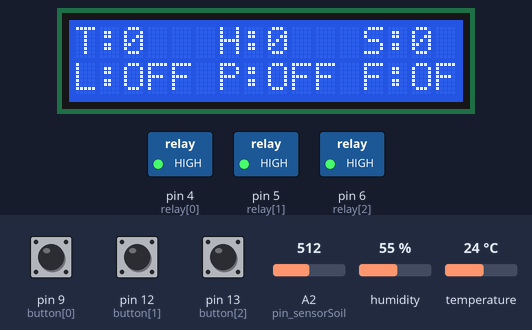
The sketch below on a simulated Arduino Nano, built with avr-gcc and run on an emulated ATmega328P. On the bench: 16×2 character LCD, switched loads named in the sketch (green lamp = pin HIGH). The inputs (shaded band) are chosen by the test bench; at power-on: pin 12 (button[1]) LOW, pin 13 (button[2]) LOW, pin 9 (button[0]) HIGH, A2 (pin_sensorSoil) = 512, humidity 55 %, temperature 24 °C. What the sketch prints to the serial monitor is not drawn.

Above: at 1.2 s.
1.3 s: pin 12 (button[1]) pulled HIGH for 0.15 s
At 2.5 s:
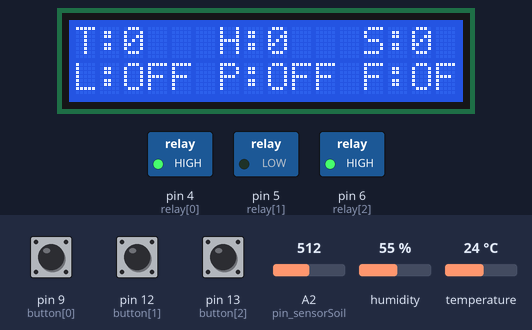
2.9 s: pin 13 (button[2]) pulled HIGH for 0.15 s
At 4.2 s:
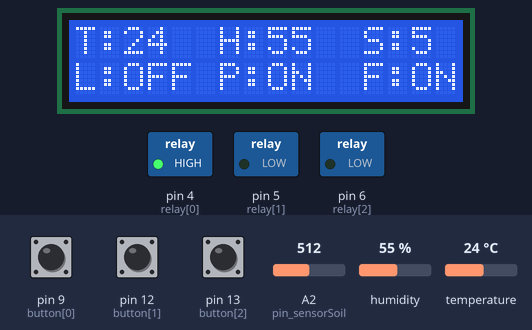
4.5 s: pin 12 (button[1]) pulled HIGH for 1 s
At 5.1 s:
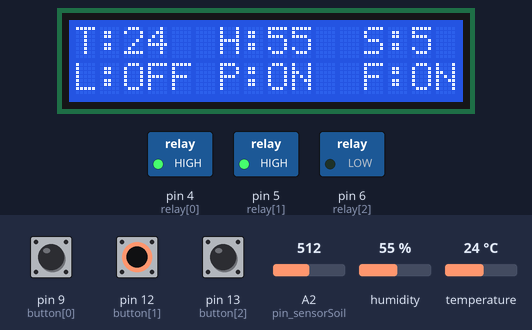
7.0 s: pin 13 (button[2]) pulled HIGH for 1 s
At 8.3 s:
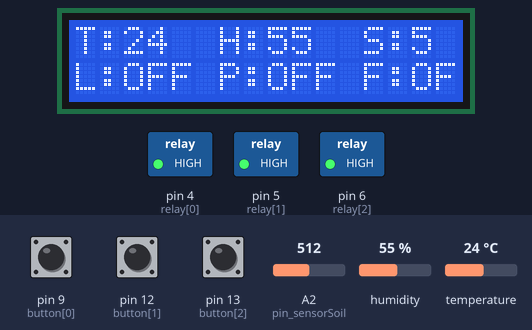
9.5 s: pin 12 (button[1]) driven HIGH and pin 13 (button[2]) driven HIGH
At 10.4 s:
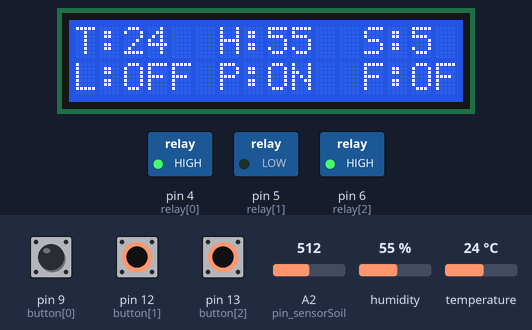
11.1 s: pin 9 (button[0]) pulled LOW for 0.15 s
At 12.4 s:
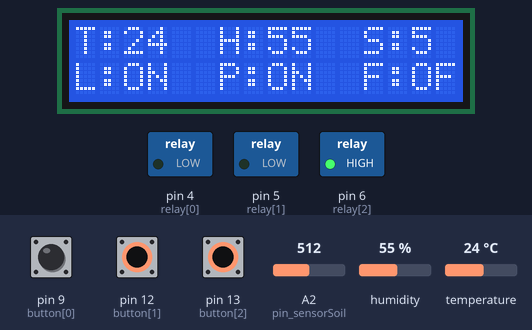
Timing chart, 0 to 13.8 s (numbered marks = the images above; inputs shaded):
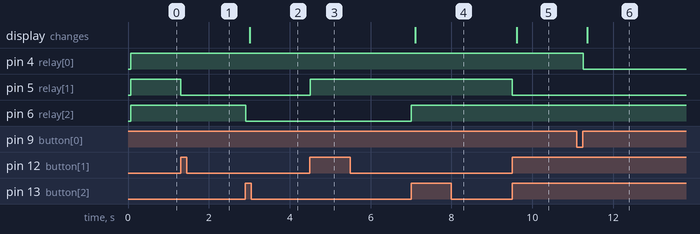

The sketch:

main.ino
```cpp
#include "function.h"

void setup() {
  initFunction();
}

void loop() {
  dislayLCD();
  if (ss.available()!=0){
    char temp= ss.read();
    if (temp=='a'){
      sendDataSensor();
    } else {
      String payLoad = "";
      payLoad = temp;
      while(ss.available()!=0){
         temp = ss.read();
         payLoad += temp;
         delay(10);
      }
      Serial.println("Payload: " + payLoad);
      pareJson_Data(payLoad);
    }
  }
  controlDevice_Button();
  //delay(1000);
  readSensor_DHT();
  readSensor_Soil();
}
```

function.h
```cpp
#include <SoftwareSerial.h>
#include <LiquidCrystal_I2C.h>
#include "DHT.h"
#include <ArduinoJson.h>
#include <Arduino_JSON.h>
#include <Adafruit_Sensor.h>

SoftwareSerial ss(10,11); // RX, TX

#define pin_dht A3
#define pin_sensorSoil A2

const int DHT_type = DHT22;  //Khai báo loại cảm biến, có 2 loại là DHT11 và DHT22
DHT dht(pin_dht, DHT_type);
LiquidCrystal_I2C lcd(0x27,16,2);

const int button[5] = {9, 12, 13};
const int relay[5] = {4, 5, 6};
int statusRelay[5] = {1,1,1};

float Temp = 0;         // bien nhan gia tri nhiet do tu DHT22
float Humi = 0;         // bien nhan gia tri do am tu DHT22
int sensorSoil = 0;   // bien nhan gia tri do am dat tu cam bien do am dat
bool checkLCD = true;
/*--------------------init function--------------------*/
void initFunction(){
  Serial.begin(9600);
  ss.begin(9600);

  dht.begin();        // Khoi dong DHT22

  lcd.init();         //Khởi động màn hình. Bắt đầu cho phép Arduino sử dụng màn hình
  lcd.backlight();    //Bật đèn nền

  for (int i =0; i<5; i++){         // set mode cho cac chan: button - input, relay - output
    pinMode(button[i], INPUT);
    pinMode(relay[i], OUTPUT);
  }
  pinMode(pin_sensorSoil, INPUT);       // set chan input doc analog cho cam bien dat

  for (int i=0; i<5; i++)                             // dieu khien thiet bị nhan tu webserver ve
  {
    digitalWrite(relay[i], statusRelay[i]);
  }
}

/*--------------------ReadSensor function--------------------*/
void readSensor_DHT()     // hàm đọc giá trị nhiệt độ - độ ẩm
{
  Humi = dht.readHumidity();          //Read Humidity
  Temp = dht.readTemperature();       //Read Temperature
  Serial.println("Gia tri nhiet do: " + (String)Humi + " Gia tri do am: " + (String)Temp);
}
void readSensor_Soil(){
  sensorSoil = analogRead(pin_sensorSoil);
  Serial.println("Gia tri do am dat: " + (String)sensorSoil);
}
/*--------------------Controler function--------------------*/
void controlDevice_Button(){
  if (!digitalRead(button[0])){
    while(!digitalRead(button[0])){
      Serial.print("Vao button 0");
    }
    statusRelay[0]=!statusRelay[0];
    digitalWrite(relay[0], statusRelay[0]);
    ss.print("light1."+(String)statusRelay[0]);
    checkLCD=true;
  }
  if (!digitalRead(button[1])){
    while(!digitalRead(button[1])){
      Serial.print("Vao button 1");
    }
    statusRelay[1]=!statusRelay[1];
    digitalWrite(relay[1], statusRelay[1]);
    ss.print("pump1."+(String)statusRelay[1]);
    checkLCD=true;
  }
  if (!digitalRead(button[2])){
    while(!digitalRead(button[2])){
      Serial.print("Vao button 2");
    }
    statusRelay[2]=!statusRelay[2];
    digitalWrite(relay[2], statusRelay[2]);
    ss.print("fan."+(String)statusRelay[2]);
    checkLCD=true;
  }
}
/*--------------------sendData function--------------------*/
void sendDataSensor(){
  String T = String(int(Temp*100));
  String H = String(int(Humi*100));
  String S = String(int(sensorSoil));
  Serial.println("T: "+T+" S: "+S+" H: "+H);
  ss.print("temp."+T+".humi."+H+".groundhumi."+S);
}
/*--------------------Parse function--------------------*/
void pareJson_Data(String strJson)
{
  if (strJson != "")
  {
    DynamicJsonBuffer jsonBuffer;       // khai báo biến
    JsonObject &root = jsonBuffer.parseObject(strJson);     // chuỗi Json từ nodeMCU truyền qua là dạng chuỗi JsonArray (ví dụ chuỗi có dạng: [{"S1":"1"},{"S2":"0"},{"S3":"0"}]  trong mỗi cặp dấu {} là 1 Object - nghĩa là Array bao gồm nhiều Object - mỗi Object bao gồm định danh và giá trị) nên sẽ pair theo dạng mảng 2 chiều
    if (!root.success()) {
      Serial.println("parseArray() failed");              // vào đây tức là parse thất bại
    } else {
      int A=root.size(); //root[index]["Obj"]             // nếu parse thành công thì sẽ gán 3 trạng thái lấy được trên server thông qua nodeMCU gán vào mảng tạm tempStatus
      statusRelay[0] = root["light"];
      statusRelay[1] = root["pump"];
      statusRelay[2] = root["fan"];
      strJson = "";                                       // sau khi lấy giá trị trạng thái xong thì phải làm sạch chuỗi để chuẩn bị cho lần nhận tiếp theo
      for (int i=0; i<5; i++)                             // dieu khien thiet bị nhan tu webserver ve
      {
        digitalWrite(relay[i], statusRelay[i]);
      }
      checkLCD=true;
    }
  }
}
void dislayLCD(){
  if (checkLCD) {
    lcd.clear();
    lcd.setCursor(0,1);                       // chon vi tri hien thi bat dau tai cot 4, dong 0
    lcd.print("L:");
    if (statusRelay[0]){
      lcd.print("OFF");
    } else lcd.print("ON");
    lcd.setCursor(6,1);                       // chon vi tri hien thi bat dau tai cot 4, dong 0
    lcd.print("P:");
    if (statusRelay[1]){
      lcd.print("OFF");
    } else lcd.print("ON");

    lcd.setCursor(12,1);                       // chon vi tri hien thi bat dau tai cot 4, dong 0
    lcd.print("F:");
    if (statusRelay[2]){
      lcd.print("OFF");
    } else lcd.print("ON");
    checkLCD=false;
  }
  lcd.setCursor(0,0);                       // chon vi tri hien thi bat dau tai cot 4, dong 0
  lcd.print("T:");
  lcd.print((String)((int)Temp));

  lcd.setCursor(6,0);                       // chon vi tri hien thi bat dau tai cot 4, dong 0
  lcd.print("H:");
  lcd.print((String)((int)Humi));

  lcd.setCursor(12,0);                       // chon vi tri hien thi bat dau tai cot 4, dong 0
  lcd.print("S:");
  lcd.print((String)((int)sensorSoil/100));
}
```

Measured:
- after the input at 1.3 s, pin 5 (relay[1]): HIGH → LOW at once
- after the input at 2.9 s, pin 6 (relay[2]): HIGH → LOW at once; the display: changes after 0.11 s (image 2)
- after the input at 4.5 s, pin 5 (relay[1]): LOW → HIGH at once
- after the input at 7.0 s, pin 6 (relay[2]): LOW → HIGH at once; the display: changes after 0.11 s (image 4)
- after the input at 9.5 s, pin 5 (relay[1]): HIGH → LOW at once; the display: changes after 0.11 s (image 5)
- after the input at 11.1 s, pin 4 (relay[0]): HIGH → LOW after 0.16 s; the display: changes after 0.26 s (image 6)
